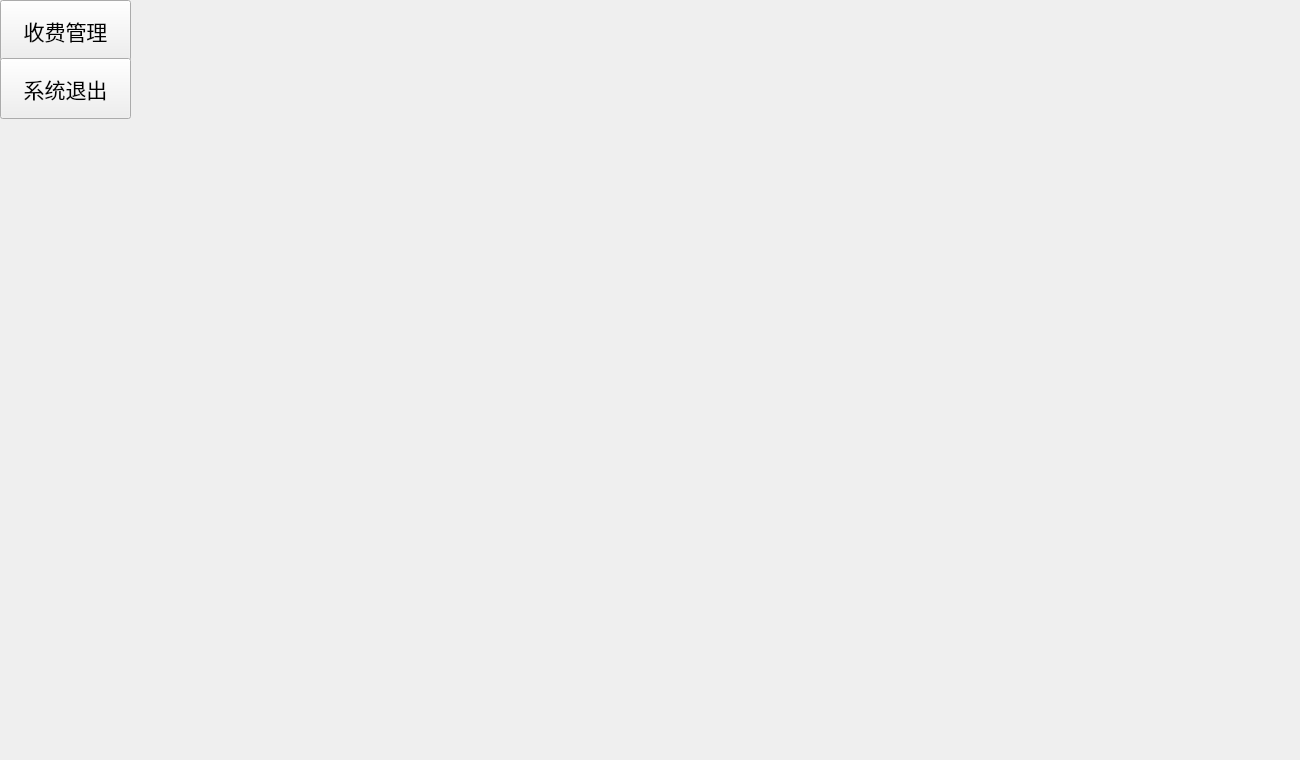
<?xml version="1.0" encoding="UTF-8"?>
<ui version="4.0">
 <class>P_Main</class>
 <widget class="QWidget" name="P_Main">
  <property name="geometry">
   <rect>
    <x>0</x>
    <y>0</y>
    <width>1300</width>
    <height>760</height>
   </rect>
  </property>
  <property name="windowTitle">
   <string>管理系统</string>
  </property>
  <widget class="QWidget" name="tool" native="true">
   <property name="geometry">
    <rect>
     <x>0</x>
     <y>0</y>
     <width>131</width>
     <height>631</height>
    </rect>
   </property>
   <property name="styleSheet">
    <string notr="true">font: 75 16pt
</string>
   </property>
   <widget class="QPushButton" name="fee">
    <property name="geometry">
     <rect>
      <x>0</x>
      <y>0</y>
      <width>131</width>
      <height>61</height>
     </rect>
    </property>
    <property name="text">
     <string>收费管理</string>
    </property>
   </widget>
   <widget class="QPushButton" name="pushButton">
    <property name="geometry">
     <rect>
      <x>0</x>
      <y>58</y>
      <width>131</width>
      <height>61</height>
     </rect>
    </property>
    <property name="text">
     <string>系统退出</string>
    </property>
   </widget>
  </widget>
  <widget class="QStackedWidget" name="stackedWidget">
   <property name="geometry">
    <rect>
     <x>139</x>
     <y>-1</y>
     <width>1300</width>
     <height>761</height>
    </rect>
   </property>
  </widget>
 </widget>
 <resources/>
 <connections/>
</ui>
